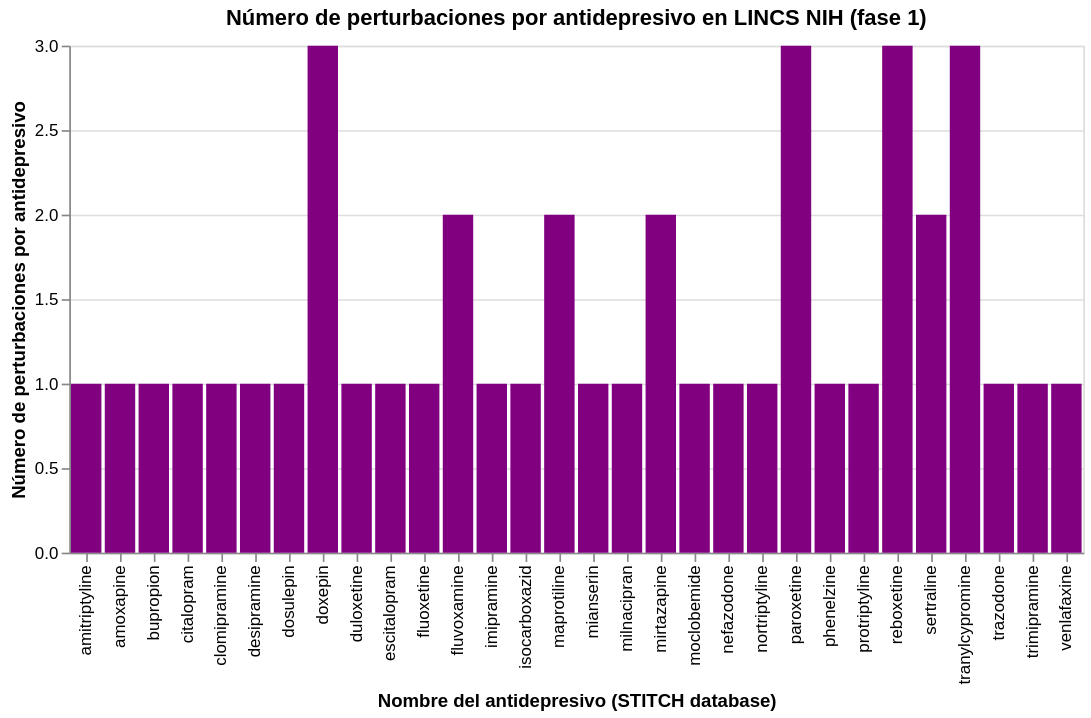

Notebook code cell kept with this figure:
### Markdown cell above
5. Graficar el resultado

### Code cell
alt.Chart(final_graph,
        title = alt.TitleParams('Número de perturbaciones por antidepresivo en LINCS NIH (fase 1)', anchor='middle')).mark_bar().encode(
        x = alt.X('drug_name', title = "Nombre del antidepresivo (STITCH database)"),
        y = alt.Y('num_perts', title = "Número de perturbaciones por antidepresivo"),
        color = alt.value('purple'))

### Figure 1 — Vega-Lite specification as saved in the notebook (floating-point values rounded to 4 significant figures)
{"config": {"view": {"continuousWidth": 400, "continuousHeight": 300}}, "data": {"name": "data-ed98d9a2ee6d6e1d4d67c7caa199833c"}, "mark": "bar", "encoding": {"color": {"value": "purple"}, "x": {"field": "drug_name", "title": "Nombre del antidepresivo (STITCH database)", "type": "nominal"}, "y": {"field": "num_perts", "title": "Número de perturbaciones por antidepresivo", "type": "quantitative"}}, "title": {"text": "Número de perturbaciones por antidepresivo en LINCS NIH (fase 1)", "anchor": "middle"}, "$schema": "https://vega.github.io/schema/vega-lite/v4.17.0.json", "datasets": {"data-ed98d9a2ee6d6e1d4d67c7caa199833c": [{"drug_name": "tranylcypromine", "num_perts": 3}, {"drug_name": "doxepin", "num_perts": 3}, {"drug_name": "reboxetine", "num_perts": 3}, {"drug_name": "paroxetine", "num_perts": 3}, {"drug_name": "fluvoxamine", "num_perts": 2}, {"drug_name": "sertraline", "num_perts": 2}, {"drug_name": "mirtazapine", "num_perts": 2}, {"drug_name": "maprotiline", "num_perts": 2}, {"drug_name": "protriptyline", "num_perts": 1}, {"drug_name": "nortriptyline", "num_perts": 1}, {"drug_name": "nefazodone", "num_perts": 1}, {"drug_name": "phenelzine", "num_perts": 1}, {"drug_name": "trazodone", "num_perts": 1}, {"drug_name": "trimipramine", "num_perts": 1}, {"drug_name": "venlafaxine", "num_perts": 1}, {"drug_name": "imipramine", "num_perts": 1}, {"drug_name": "escitalopram", "num_perts": 1}, {"drug_name": "dosulepin", "num_perts": 1}, {"drug_name": "duloxetine", "num_perts": 1}, {"drug_name": "fluoxetine", "num_perts": 1}, {"drug_name": "mianserin", "num_perts": 1}, {"drug_name": "milnacipran", "num_perts": 1}, {"drug_name": "moclobemide", "num_perts": 1}, {"drug_name": "isocarboxazid", "num_perts": 1}, {"drug_name": "amitriptyline", "num_perts": 1}, {"drug_name": "amoxapine", "num_perts": 1}, {"drug_name": "desipramine", "num_perts": 1}, {"drug_name": "bupropion", "num_perts": 1}, {"drug_name": "citalopram", "num_perts": 1}, {"drug_name": "clomipramine", "num_perts": 1}]}}
